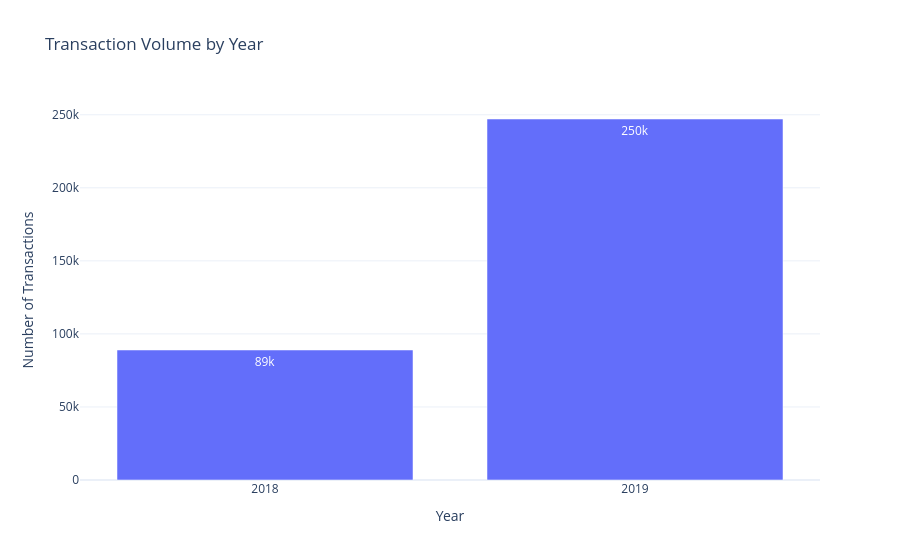

The notebook cell saved with this chart:
### Code cell
pdf_year = yearly_summary.toPandas()

fig = px.bar(
    pdf_year,
    x="year",
    y="transaction_count",
    title="Transaction Volume by Year",
    labels={
        "year": "Year",
        "transaction_count": "Number of Transactions"
    },
    text_auto=".2s"
)

fig.update_layout(template="plotly_white")
fig.show()

### Figure 1 — Plotly figure (JSON) as saved in the notebook; plotly's stock layout.template omitted (floating-point values rounded to 4 significant figures)
{"data": [{"hovertemplate": "Year=%{x}<br>Number of Transactions=%{y}<extra></extra>", "legendgroup": "", "marker": {"color": "#636efa", "pattern": {"shape": ""}}, "name": "", "orientation": "v", "showlegend": false, "textposition": "auto", "texttemplate": "%{y:.2s}", "x": ["2018", "2019"], "xaxis": "x", "y": [88988, 247090], "yaxis": "y", "type": "bar"}], "layout": {"xaxis": {"anchor": "y", "domain": [0.0, 1.0], "title": {"text": "Year"}}, "yaxis": {"anchor": "x", "domain": [0.0, 1.0], "title": {"text": "Number of Transactions"}}, "legend": {"tracegroupgap": 0}, "title": {"text": "Transaction Volume by Year"}, "barmode": "relative"}}
